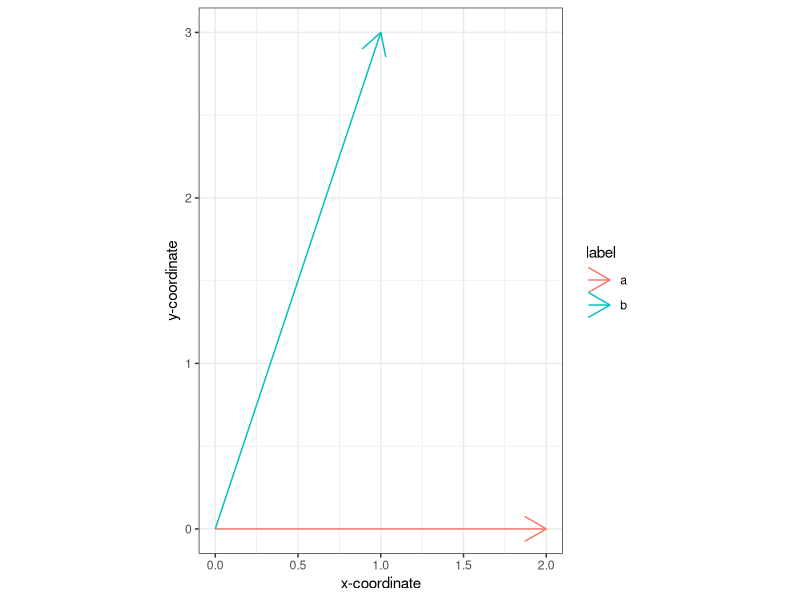

Recreate this plot in R.
## ---- chunk 1
library(tidyverse)
library(magrittr)
## ---- chunk 2
x <- 1:15
y <- 10:24
x
y
x + y # vector addition
x - y # vector subtraction
x * 3 # multiplication by a scalar
## ---- chunk 3
z <- x %*% x
class(z)      # note use of class() function
z
drop(z)
## ---- chunk 4
a <- c(2, 0)   # the point (2,0)
b <- c(1, 3)   # the point (1,3)
## ---- chunk 5
df <- data.frame(x.end = c(a[1], b[1]),
                 y.end = c(a[2], b[2]),
                 label = c('a', 'b'))

ggplot(df) + 
  geom_segment(aes(x=0, y = 0, xend = x.end, yend = y.end, color=label), 
               arrow = arrow()) +
  labs(x = "x-coordinate", y = "y-coordinate") + 
  coord_fixed(ratio = 1) + # insures x and y axis scale are same
  theme_bw()
## ---- chunk 6
len.a <- drop(sqrt(a %*% a))
len.a
len.b <- drop(sqrt(b %*% b))
len.b
## ---- chunk 7
cos.ab <- (a %*% b)/(len.a * len.b)
cos.ab
## ---- chunk 8
acos(cos.ab)  # given angle in radians
## ---- chunk 9
setosa <- filter(iris, Species == "setosa")
## ---- chunk 10
sepal.length <- setosa$Sepal.Length
ones <- rep(1, length(sepal.length)) # 1-vector of length n
mean.sepal.length <- (ones %*% sepal.length)/(ones %*% ones)
mean.sepal.length %<>% drop  # use drop to convert back to scalar
mean.sepal.length
## ---- chunk 11
mean(sepal.length)
## ---- chunk 12
sepal.length.deviates <- sepal.length - mean.sepal.length  
## ---- chunk 13
n <- length(sepal.length.deviates)
var.sepal.length <- (sepal.length.deviates %*% sepal.length.deviates)/(n-1) 
var.sepal.length
sd.sepal.length <- sqrt(var.sepal.length)
sd.sepal.length
## ---- chunk 14
var(sepal.length)
sd(sepal.length)
## ---- chunk 15
sepal.width <- setosa$Sepal.Width
mean.sepal.width <-  (ones %*% sepal.width)/(ones %*% ones) 
sepal.width.deviates <- sepal.width - mean.sepal.width
var.sepal.width <- drop((sepal.width.deviates %*% sepal.width.deviates)/(n-1))
sd.sepal.width <- sqrt(var.sepal.width)
## ---- chunk 16
cov.swidth.slength <- (sepal.length.deviates %*% sepal.width.deviates)/(n-1)
cov.swidth.slength
cov(sepal.length, sepal.width) # and compare to built-in covariance
## ---- chunk 17
len.sepal.length <- sqrt(sepal.length.deviates %*% sepal.length.deviates)
len.sepal.width <- sqrt(sepal.width.deviates %*% sepal.width.deviates) 

corr.swidth.slength <- 
  (sepal.length.deviates %*% sepal.width.deviates) / (len.sepal.length * len.sepal.width)
corr.swidth.slength
cor(sepal.length, sepal.width) # and compare to built-in correlation
## ---- chunk 18
cov.swidth.slength/(sd.sepal.length * sd.sepal.width)
